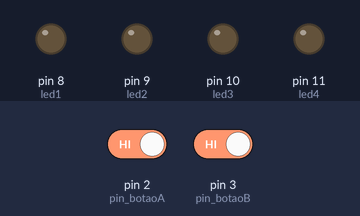
Recording of a sketch running on a simulated Arduino Uno, built with avr-gcc and run on an emulated ATmega328P. On the bench: output pins drawn as LEDs (lit = HIGH). The inputs (shaded band) are chosen by the test bench; at power-on: pin 2 (pin_botaoA) HIGH, pin 3 (pin_botaoB) HIGH.

Above: at 1.2 s.
1.3 s: pin 2 (pin_botaoA) driven LOW and pin 3 (pin_botaoB) driven LOW
At 2.2 s:
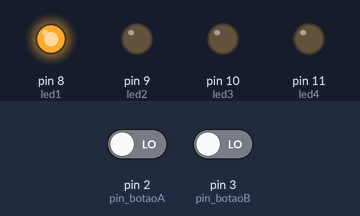
2.8 s: pin 2 (pin_botaoA) driven HIGH
At 3.4 s:
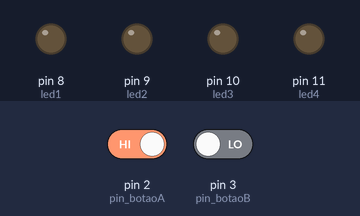
4.3 s: pin 2 (pin_botaoA) driven LOW
At 5.7 s:
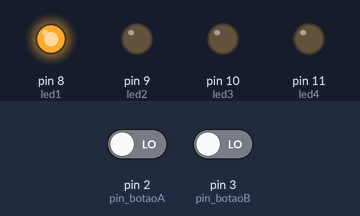
Timing chart, 0 to 7.3 s (numbered marks = the images above; inputs shaded):
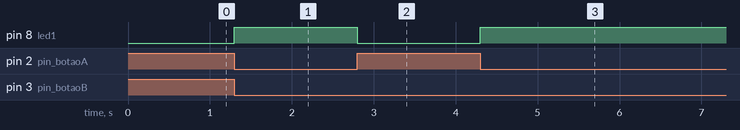

The sketch:

filtro_de_agua.ino
```cpp
#define led1 8    // LED 1 conectado no pino digital 8
#define led2 9    // LED 2 conectado no pino digital 9
#define led3 10   // LED 3 conectado no pino digital 10
#define led4 11   // LED 4 conectado no pino digital 11
#define pin_botaoA 2  // Botão A conectado no pino digital 2
#define pin_botaoB 3  // Botão B conectado no pino digital 3
#define pin_botaoC 4  // Botão C conectado no pino digital 4

void setup() {
  pinMode(led1, OUTPUT);//define os leds como uma saída(OUTPUT)
  pinMode(led2, OUTPUT);//define os leds como uma saída(OUTPUT)
  pinMode(led3, OUTPUT);//define os leds como uma saída(OUTPUT)
  pinMode(led4, OUTPUT);//define os leds como uma saída(OUTPUT)
  pinMode(pin_botaoA, INPUT);// Define os pinos dos botões como entrada (INPUT)
  pinMode(pin_botaoB, INPUT);// Define os pinos dos botões como entrada (INPUT)
  pinMode(pin_botaoC, INPUT);// Define os pinos dos botões como entrada (INPUT)

  Serial.begin(9600);//serve para se comunicar com o arduino

}

void loop() {
   // Lê o estado dos botões A e B
  bool A = digitalRead(pin_botaoA); // Lê se o botão A está pressionado (1) ou não (0)
  bool B = digitalRead(pin_botaoB); // Lê se o botão B está pressionado (1) ou não (0)

   // Se os dois botões estiverem soltos (A==0 e B==0)
  if ((A == 0) && (B == 0)) {
    digitalWrite(led1, 1); // Liga o LED 1
  } else {
    digitalWrite(led1, 0); // Caso contrário, desliga o LED 1
  }

  // Se A solto e B pressionado
  if ((A == 0) && (B == 1)) {
    digitalWrite(led1, 0); // Garante que o LED 1 está desligado
  }

  // Se A pressionado e B solto
  if ((A == 1) && (B == 0)) {
    digitalWrite(led1, 0); // Garante que o LED 1 está desligado
  }

  // Se A pressionado e B pressionado
  if ((A == 1) && (B == 1)) {
    digitalWrite(led1, 0); // Garante que o LED 1 está desligado
  }

}
```

Measured:
- after the input at 1.3 s, pin 8 (led1): LOW → HIGH at once
- after the input at 2.8 s, pin 8 (led1): HIGH → LOW at once
- after the input at 4.3 s, pin 8 (led1): LOW → HIGH at once
